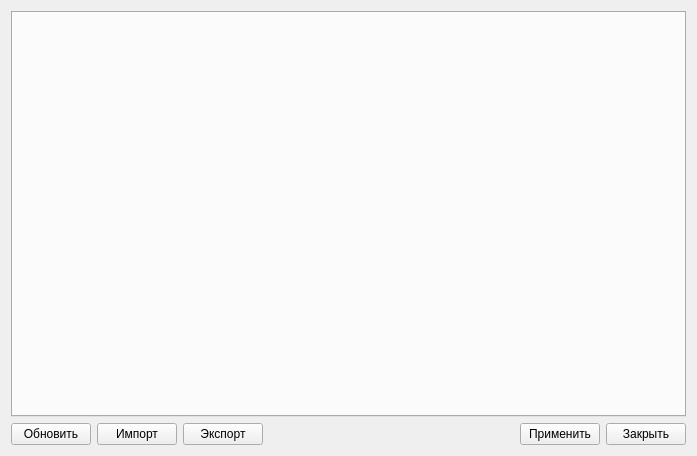
<?xml version="1.0" encoding="UTF-8"?>
<ui version="4.0">
 <class>PET_sim_main_page</class>
 <widget class="QWidget" name="PET_sim_main_page">
  <property name="geometry">
   <rect>
    <x>0</x>
    <y>0</y>
    <width>697</width>
    <height>456</height>
   </rect>
  </property>
  <property name="windowTitle">
   <string>Dialog</string>
  </property>
  <layout class="QVBoxLayout" name="verticalLayout">
   <item>
    <widget class="QTabWidget" name="tabWidget">
     <property name="currentIndex">
      <number>-1</number>
     </property>
    </widget>
   </item>
   <item>
    <layout class="QHBoxLayout" name="horizontalLayout">
     <item>
      <widget class="QPushButton" name="btn_refresh">
       <property name="text">
        <string>Обновить</string>
       </property>
      </widget>
     </item>
     <item>
      <widget class="QPushButton" name="btn_import">
       <property name="text">
        <string>Импорт</string>
       </property>
      </widget>
     </item>
     <item>
      <widget class="QPushButton" name="btn_export">
       <property name="text">
        <string>Экспорт</string>
       </property>
      </widget>
     </item>
     <item>
      <spacer name="horizontalSpacer">
       <property name="orientation">
        <enum>Qt::Horizontal</enum>
       </property>
       <property name="sizeHint" stdset="0">
        <size>
         <width>40</width>
         <height>20</height>
        </size>
       </property>
      </spacer>
     </item>
     <item>
      <widget class="QPushButton" name="btn_apply">
       <property name="text">
        <string>Применить</string>
       </property>
      </widget>
     </item>
     <item>
      <widget class="QPushButton" name="btn_close">
       <property name="text">
        <string>Закрыть</string>
       </property>
      </widget>
     </item>
    </layout>
   </item>
  </layout>
 </widget>
 <resources/>
 <connections/>
</ui>
